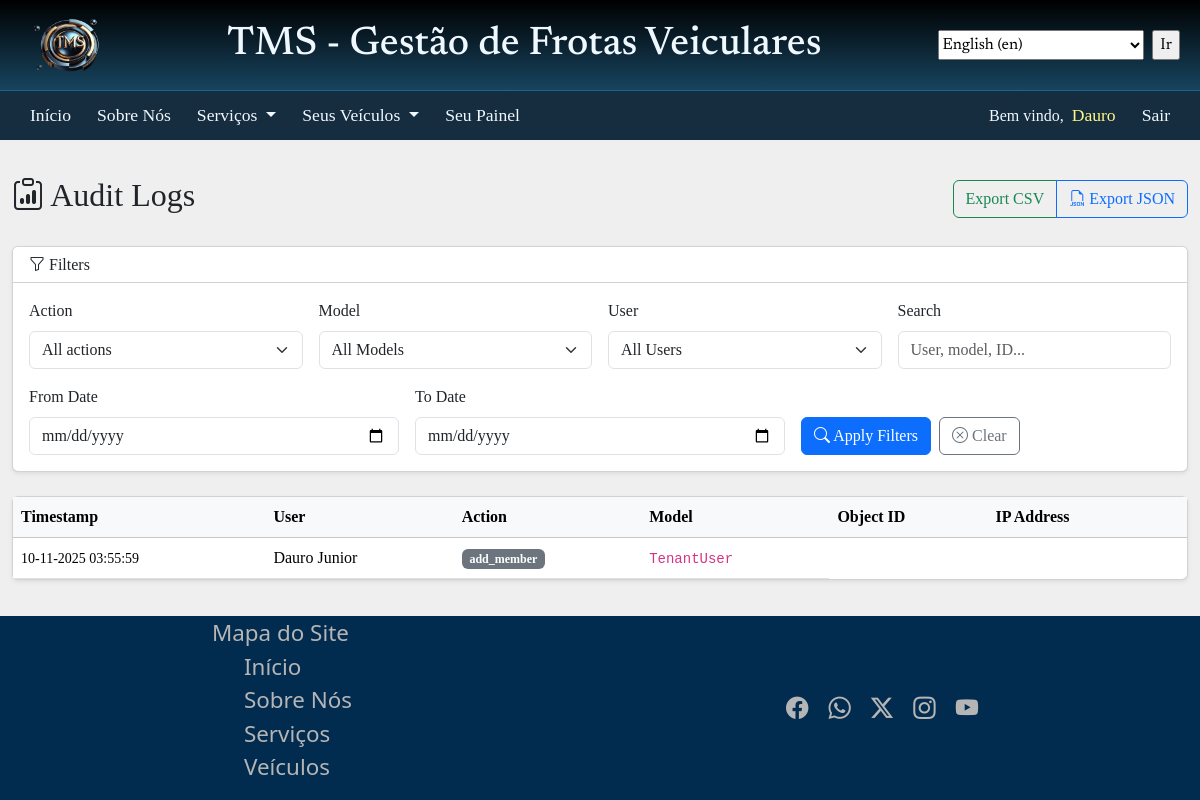
The app's page /audit/ (signed in) with its own data.
### accounts/models.py (models this page shows, shortened)
class CustomUser(AbstractUser):
    id = models.UUIDField(primary_key=True, default=uuid.uuid4, editable=False)
    current_tenant = models.ForeignKey(
        'tenants.Tenant',
        on_delete=models.SET_NULL,
        null=True,
        blank=True,
        related_name='current_users',
        help_text=_('Currently active tenant for this user')
    )
    phone = models.CharField(max_length=20, blank=True, null=True)
    document_number = models.CharField(
        max_length=30,
        blank=True,
        null=True,
        help_text=_('Unique identifier like SSN or Tax ID, CPF or CNPJ')
    )
    document_type = models.CharField(
        max_length=6,
        blank=True,
        null=True,
        choices=[
            ('SSN', 'SSN'),
            ('TAXID', 'Tax ID'),
            ('CPF', 'CPF'),
            ('CNPJ', 'CNPJ')
        ],
        default='CPF'
    )
    last_login_tenant = models.ForeignKey(
        'tenants.Tenant',
        on_delete=models.SET_NULL,
        blank=True,
        null=True,
        related_name='last_login_users',
    )
    created_at = models.DateTimeField(auto_now_add=True)
    updated_at = models.DateTimeField(auto_now=True)
    class Meta:
        db_table = 'users'
        indexes = [
            models.Index(fields=['email']),
            models.Index(fields=['document_number'])
        ]
    def get_tenants(self):
        return Tenant.objects.filter(
            members__user=self,
            members__is_active=True,
            is_active=True
        ).distinct()

### audit/models.py (models this page shows, shortened)
class TenantAuditLog(models.Model):
    ACTION_CHOICES = [
        ("create", _("Create")),
        ("update", _("Update")),
        ("delete", _("Delete")),
        ("view", _("View")),
        ("login", _("Login")),
        ("logout", _("Logout")),
        ("permission_change", _("Permission Change")),
    ]
    id = models.UUIDField(primary_key=True, default=uuid.uuid4, editable=False)
    tenant = models.ForeignKey(
        'tenants.Tenant',
        on_delete=models.CASCADE,
        related_name='audit_logs'
    )
    user = models.ForeignKey(
        settings.AUTH_USER_MODEL,
        on_delete=models.SET_NULL,
        blank=True,
        null=True
    )
    action = models.CharField(max_length=30, choices=ACTION_CHOICES)
    model_name = models.CharField(max_length=100)
    object_id = models.CharField(max_length=255, blank=True, null=True)
    changes = models.JSONField(blank=True, null=True)
    ip_address = models.GenericIPAddressField(blank=True, null=True)
    user_agent = models.TextField(blank=True, null=True)
    timestamp = models.DateTimeField(auto_now_add=True)
    class Meta:
        db_table = 'tenant_audit_log'
        indexes = [
            models.Index(fields=['tenant', '-timestamp']),
            models.Index(fields=['tenant', 'user', 'action'])
        ]
        ordering = ['-timestamp']

### audit/views.py (the view, shortened to what this page needs)
# urls.py: path('', views.AuditLogListView.as_view(), name='log_list'),
class AuditLogListView(LoginRequiredMixin, ListView):
    model = TenantAuditLog
    template_name = 'audit/log_list.html'
    context_object_name = 'logs'
    paginate_by = 25
    def dispatch(self, request, *args, **kwargs):
        if not hasattr(request, 'tenant') or not request.tenant:
            raise PermissionDenied(_('Tenant required'))
        try:
            membership = TenantUser.objects.get(
                user=request.user,
                tenant=request.tenant,
                is_active=True
            )
            if not (membership.is_owner or membership.role in ['admin', 'owner']):
                raise PermissionDenied(_('Only owners and admins can view audit logs.'))
        except TenantUser.DoesNotExist:
            raise PermissionDenied(_('You are not a member of this tenant.'))
        return super().dispatch(request, *args, **kwargs)
    def get_queryset(self):
        queryset = TenantAuditLog.objects.filter(
            tenant=self.request.tenant,
        ).select_related('user')
        action = self.request.GET.get('action')
        if action:
            queryset = queryset.filter(action=action)
        model_name = self.request.GET.get('model')
        if model_name:
            queryset = queryset.filter(model_name=model_name)
        user_id = self.request.GET.get('user')
        if user_id:
            queryset = queryset.filter(user_id=user_id)
        date_from = self.request.GET.get('date_from')
        date_to = self.request.GET.get('date_to')
        if date_from:
            try:
                date_from = datetime.strptime(date_from, '%Y-%m-%d')
                queryset = queryset.filter(timestamp__gte=date_from)
            except ValueError:
                pass
        search = self.request.GET.get('search')
        if search:
            queryset = queryset.filter(
                Q(user__username__icontains=search) | Q(user__email__icontains=search) | Q(model_name__icontains=search) | Q(object_id__icontains=search)
            )
        return queryset
    def get_context_data(self, **kwargs):
        context = super().get_context_data(**kwargs)
        context['actions'] = TenantAuditLog.ACTION_CHOICES
        context['models'] = TenantAuditLog.objects.filter(
            tenant=self.request.tenant
        ).values_list('model_name', flat=True).distinct()
        context['users'] = TenantUser.objects.filter(
            tenant=self.request.tenant,
            is_active=True
        ).select_related('user')
        context['current_action'] = self.request.GET.get('action', '')
        context['current_model'] = self.request.GET.get('model', '')
        context['current_user'] = self.request.GET.get('user', '')
        context['date_from'] = self.request.GET.get('date_from', '')
        context['date_to'] = self.request.GET.get('date_to', '')
        context['search'] = self.request.GET.get('search', '')
        return context

### tenants/context_processors.py (called while the page is built)
def tenant_context(request):
    context = {
        "current_tenant": None,
        "user_tenants": [],
        "is_tenant_owner": False,
        "tenant_role": None,
    }
    if hasattr(request, "tenant") and request.tenant:
        context["current_tenant"] = request.tenant
        if request.user.is_authenticated:
            context["user_tenants"] = request.user.get_tenants()
            try:
                membership = TenantUser.objects.get(
                    user=request.user, tenant=request.tenant, is_active=True
                )
                context["is_tenant_owner"] = membership.is_owner
                context["tenant_role"] = membership.role
            except TenantUser.DoesNotExist:
                pass
    return context

### templates/audit/log_list.html (shortened to what this page needs)
{% extends 'base.html' %}
{% load static i18n l10n %}
{% block content %}
<div class="container-fluid">
  <div class="row mb-4">
    <div class="col-12">
      <div class="d-flex justify-content-between align-items-center">
        <h2><i class="bi bi-clipboard-data"></i> {% translate 'Audit Logs' %}</h2>
        <div class="btn-group">
          <a href="?{% for key, value in request.GET.items %}{% if key != 'format' %}{{ key }}={{ value }}&{% endif %}{% endfor %}format=csv" class="btn btn-outline-success">
             {% translate 'Export CSV' %}
          </a>
          <a href="?{% for key, value in request.GET.items %}{% if key != 'format' %}{{ key }}={{ value }}&{% endif %}{% endfor %}format=json" class="btn btn-outline-primary">
            <i class="bi bi-filetype-json"></i> {% translate 'Export JSON' %}
          </a>
        </div>
      </div>
    </div>
  </div>
  <div class="card shadow-sm mb-4">
    <div class="card-header bg-white">
      <h6 class="mb-0"><i class="bi bi-funnel"></i> {% translate 'Filters' %}</h6>
    </div>
    <div class="card-body">
      <form action="" method="get" class="row g-3">
        <div class="col-md-3">
          <label for="action" class="form-label">{% translate 'Action' %}</label>
          <select name="action" id="action" class="form-select">
            <option value="">{% translate 'All actions' %}</option>
          </select>
        </div>
        <div class="col-md-3">
          <label for="model" class="form-label">{% translate 'Model' %}</label>
          <select name="model" id="model" class="form-select">
            <option value="">{% translate 'All Models' %}</option>
          </select>
        </div>
        <div class="col-md-3">
          <label for="user" class="form-label">{% translate 'User' %}</label>
          <select name="user" id="user" class="form-select">
            <option value="">{% translate 'All Users' %}</option>
          </select>
        </div>
        <div class="col-md-3">
          <label for="search" class="form-label">{% translate 'Search' %}</label>
          <input type="text" name="search" id="search" class="form-control"
          placeholder="User, model, ID..." value="{{ search }}">
        </div>
        <div class="col-md-4">
          <label for="date_from" class="form-label">{% translate 'From Date' %}</label>
          <input type="date" name="date_from" id="date_from" class="form-control" value="{{ date_from }}">
        </div>
        <div class="col-md-4">
          <label for="date_to" class="form-label">{% translate 'To Date' %}</label>
          <input type="date" name="date_to" id="date_to" class="form-control" value="{{ date_to }}">
        </div>
        <div class="col-md-4 d-flex align-items-end">
          <button type="submit" class="btn btn-primary me-2">
            <i class="bi bi-search"></i> {% translate 'Apply Filters' %}
          </button>
          <a href="{% url 'audit:log_list' %}" class="btn btn-outline-secondary">
            <i class="bi bi-x-circle"></i> {% translate 'Clear' %}
          </a>
        </div>
      </form>
    </div>
  </div>
  <div class="card shadow-sm">
    <div class="card-body p-0">
      {% if logs %}
        <div class="table-responsive">
          <table class="table table-hover mb-0">
            <thead class="table-light">
              <tr>
                <th>{% translate 'Timestamp' %}</th>
                <th>{% translate 'User' %}</th>
                <th>{% translate 'Action' %}</th>
                <th>{% translate 'Model' %}</th>
                <th>{% translate 'Object ID' %}</th>
                <th>{% translate 'IP Address' %}</th>
                <th></th>
              </tr>
            </thead>
            <tbody>
              {% for log in logs %}
                <tr>
                  <td>
                    <small>{{ log.timestamp|date:"d-m-Y H:i:s" }}</small>
                  </td>
                  <td>
                    {% if log.user %}
                      {{ log.user.get_full_name|default:log.user.username }}
                    {% else %}
                      <em class="text-muted">{% translate 'System' %}</em>
                    {% endif %}
                  </td>
                  <td>
                    <span class="badge bg-{% if log.action == 'create' %}success{% elif log.action == 'update' %}info{% elif log.action == 'delete' %}danger{% elif log.action == 'login' %}primary{% elif log.action == 'logout' %}warning{% else %}secondary{% endif %}">{{ log.get_action_display }}
                    </span>
                  </td>
                  <td>
                    <code>{{ log.model_name }}</code>
                  </td>
                </tr>
              {% endfor %}
            </tbody>
          </table>
        </div>
      {% endif %}
    </div>
  </div>
</div>
{% endblock %}

### templates/components/_navbar.html (shortened to what this page needs)
{% load static i18n l10n %}
<link rel="stylesheet" href="{% static 'css/navbar.css' %}">
<nav class="navbar navbar-expand-lg navbar-light sticky-top navbar-top">
  <div class="container-fluid flex-row">
    <ul class="navbar-nav me-auto mb-2 mb-lg-0 nav-menu">
      <li class="nav-item">
        <a class="nav-link" href="{% url 'home' %}">{% translate 'Início' %}</a>
      </li>
      <li class="nav-item">
        <a class="nav-link" href="#">{% translate 'Sobre Nós' %}</a>
      </li>
      <li class="nav-item dropdown">
        <a class="nav-link dropdown-toggle" href="#" role="button" data-bs-toggle="dropdown" aria-expanded="false">
          {% translate 'Serviços' %}
        </a>
      </li>
      {% if user.is_authenticated %}
      <li class="nav-item dropdown">
        <a class="nav-link dropdown-toggle" href="#" role="button" data-bs-toggle="dropdown" aria-expanded="false">
          {% translate 'Seus Veículos' %}
        </a>
      </li>
      <li class="nav-item"><a class="nav-link" href="#">{% translate 'Seu Painel' %}</a></li>
      {% endif %}
    </ul>
    <ul class="navbar-nav ms-auto mb-2 mb-lg-0 nav-signup">
      {% if user.is_authenticated %}
      <li class="nav-item welcome">
        {% translate 'Bem vindo' %}, <a class="nav-link" href="#">{{ user.first_name|default:user.username }}</a>
      </li>
      <li class="nav-item">
        <a class="nav-link" href="#">{% translate 'Sair' %}</a>
      </li>
      {% endif %}
    </ul>
  </div>
</nav>

### static/css/base.css (style rules this page uses)
html { box-sizing: border-box; padding: 0; margin: 0; }
body { display: flex; flex-direction: column; min-height: 100vh; }

### static/css/navbar.css (style rules this page uses)
.navbar-top { background: color-mix(in srgb, black 50%, #13436c 50%); color: aliceblue; font-family: 'Baskervville'; height: 50px; border-top: 1px solid #075f8c; position: sticky; opacity: 95%; top: 0; }
.navbar-top a { color: aliceblue; font-size: 1.1rem; }
.nav-menu li { margin: 0 0 0 10px; }
.nav-signup { padding: 0; margin: 0; display: flex; flex-direction: row; align-items: center; }
.welcome { display: flex; flex-direction: row; align-items: center; }
.welcome a { color: #fff780; }
.nav-signup li { padding: 0; margin: 0 10px 0 0; }

### records on screen
CustomUser: first_name "Dauro"
TenantAuditLog: timestamp "10-11-2025 03:55:59", user.get_full_name "Dauro Junior", action "add_member", model_name "TenantUser"

### other values on screen
form field language "English (en)"
